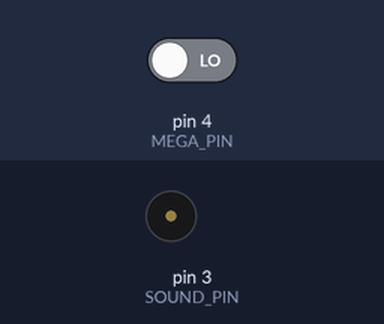
A sketch run on a simulated Arduino Nano, built with avr-gcc and run on an emulated ATmega328P. Parts: buzzer (waves = sounding). Inputs (shaded band) come from the test bench; at power-on: pin 4 (MEGA_PIN) LOW.

Above: at 1.2 s.
1.3 s: pin 4 (MEGA_PIN) driven HIGH
At 1.6 s:
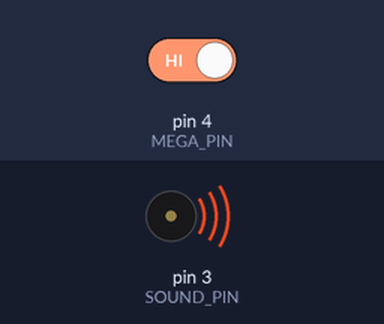
Timing chart, 0 to 4.3 s (numbered marks = the images above; inputs shaded):
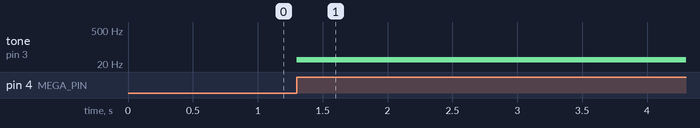

The sketch:

Sound_truck_noise_nano.ino
```cpp
//A sound code for a reversing truck for the Arduino Nano
//Modified to enable ISR's in the ENGG1000 code

//Pins declared here
#define SOUND_PIN 3
#define MEGA_PIN 4

//Settings for reversing truck sound
#define INTERVAL 1000 //ms
#define SOUND_DURATION_ON 18000//ms
#define FREQUENCY 30 //Hz

unsigned long duration = 0; //Duration for off time arduino
unsigned long lastTime = 0; //Keep track of time for arduino reversing truck sound


void setup() {
    pinMode(SOUND_PIN, OUTPUT);
    pinMode(MEGA_PIN, INPUT);
}

void loop() {
    //Invoke the sound if the Mega requires the reversing truck sound
    duration = millis();
    if (digitalRead(MEGA_PIN)) {
        if (duration - lastTime > INTERVAL) {
            lastTime = duration;
            tone(SOUND_PIN, FREQUENCY, SOUND_DURATION_ON);
        }
    }

}
```

Measured:
- after the input at 1.3 s, tone on pin 3 (SOUND_PIN): silent → 30 Hz at once
